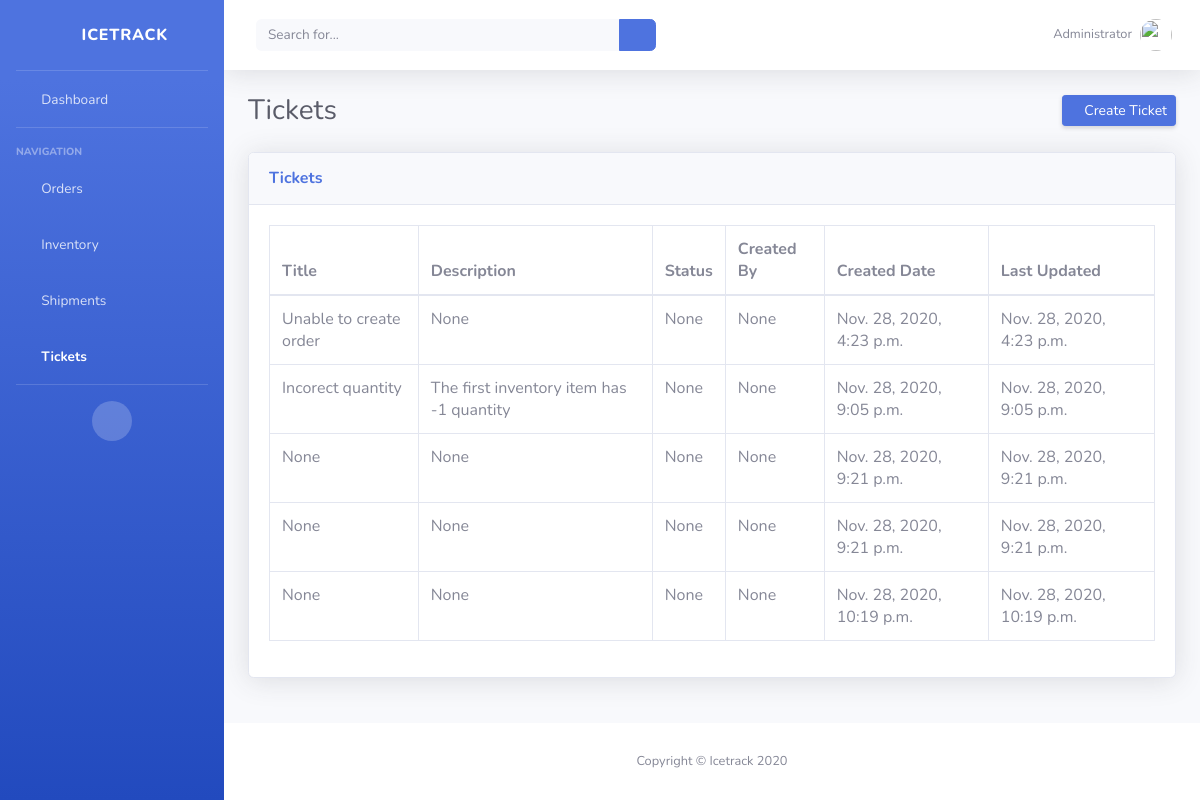
The page /tickets/ on the database as committed earlier.
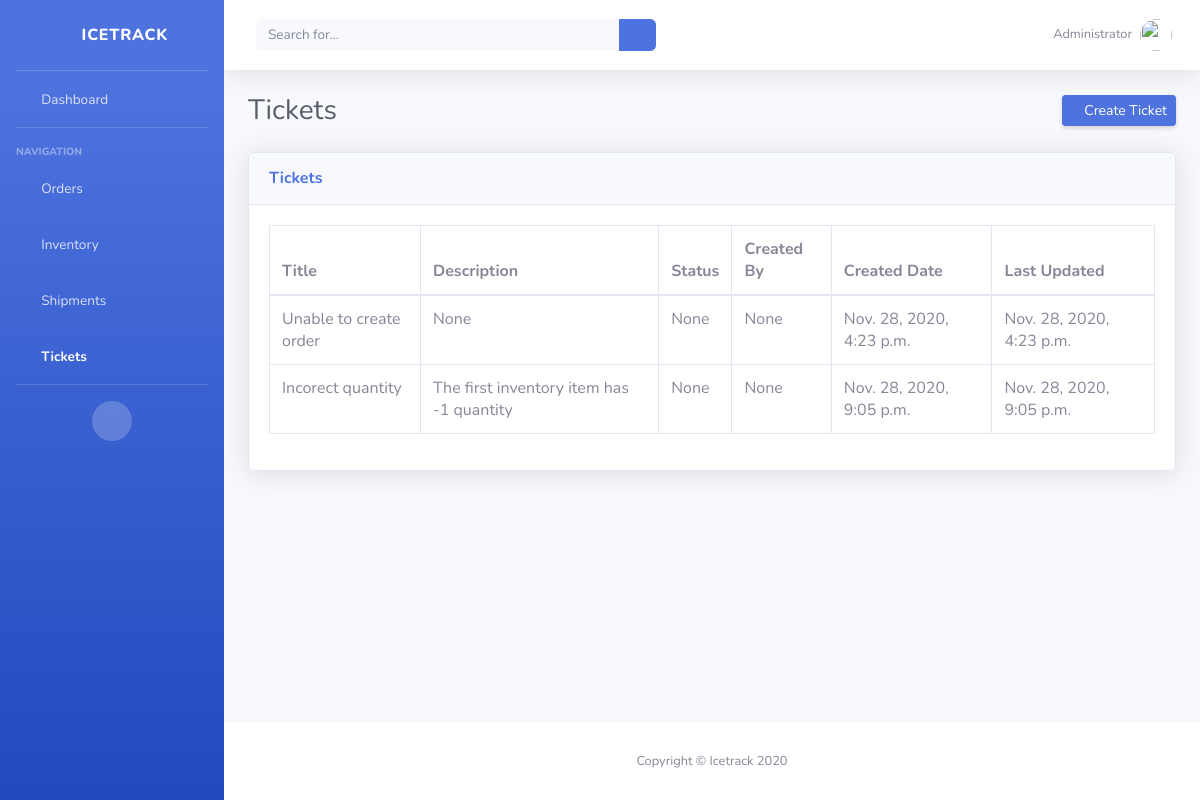
The same page on the database as committed later.
### icetrack/models.py (models this page shows, shortened)
class Ticket(models.Model):
    title = models.CharField(max_length=50, blank=True, null=True)
    description = models.CharField(max_length=50, blank=True, null=True)
    status = models.CharField(max_length=50, blank=True, null=True)
    opened_by = models.CharField(max_length=50, blank=True, null=True)
    date_opened = models.DateTimeField(auto_now_add=False, auto_now=True)
    last_updated = models.DateTimeField(auto_now_add=False, auto_now=True)
    export_to_CSV = models.BooleanField(default=False)

### icetrack/views.py (the view)
# urls.py: path('tickets/', TicketsPageView.as_view(), name="tickets"),
class TicketsPageView(ListView):
    model = Ticket
    template_name = 'tickets.html'
    context_object_name = 'all_tickets_list'

### templates/tickets.html
{% extends 'base.html' %}
{% block content%}
<div class="container-fluid">
    <div class="d-sm-flex align-items-center justify-content-between mb-4">
        <h1 class="h3 mb-0 text-gray-800">Tickets</h1>
        <a href="{% url 'create_ticket' %}" class="d-none d-sm-inline-block btn btn-sm btn-primary shadow-sm"><i class="fas fa-plus fa-sm text-white-50"></i> Create Ticket</a>
    </div>
    <div class="card shadow mb-4">
        <div class="card-header py-3">
            <h6 class="m-0 font-weight-bold text-primary">Tickets</h6>
        </div>
        <div class="card-body">
            <div class="table-responsive">
                <table class="table table-bordered" id="dataTable" width="100%" cellspacing="0">
                    <thead>
                        <tr>
                            <th>Title</th>
                            <th>Description</th>
                            <th>Status</th>
                            <th>Created By</th>
                            <th>Created Date</th>
                            <th>Last Updated</th>
                        </tr>
                    </thead>
                    <tbody>
                        {% for ticket in all_tickets_list %}
                            <tr>
                                <td>{{ ticket.title }}</td>
                                <td>{{ ticket.description }}</td>
                                <td>{{ ticket.status }}</td>
                                <td>{{ ticket.opened_by }}</td>
                                <td>{{ ticket.date_opened }}</td>
                                <td>{{ ticket.last_updated }}</td>
                            </tr>
                        {% endfor %}
                    </tbody>
                </table>
            </div>
        </div>
    </div>
</div>
{% endblock content %}

### templates/base.html (shortened to what this page needs)
{% load static %}
<head>
    <link href="{% static 'vendor/fontawesome-free/css/all.min.css' %}" rel="stylesheet" type="text/css">
    <link href="{% static 'css/sb-admin-2.min.css' %}" rel="stylesheet">
</head>
<body id="page-top">
    <div id="wrapper">
        <ul class="navbar-nav bg-gradient-primary sidebar sidebar-dark accordion" id="accordionSidebar">
            <a class="sidebar-brand d-flex align-items-center justify-content-center" href="{% url 'home' %}">
                <div class="sidebar-brand-icon rotate-n-15">
                    <i class="fas fa-ice-cream"></i>
                </div>
                <div class="sidebar-brand-text mx-3">Icetrack</div>
            </a>
            <hr class="sidebar-divider my-0">
            <li class="nav-item {% if request.path == '/' %} active {% endif %}">
                <a class="nav-link" href="{% url 'home' %}">
                    <i class="fas fa-fw fa-tachometer-alt"></i>
                    <span>Dashboard</span></a>
            </li>
            <hr class="sidebar-divider">
            <div class="sidebar-heading">
                Navigation
            </div>
            <li class="nav-item {% if 'order' in request.path %} active {% endif %}">
                <a class="nav-link" href="{% url 'orders' %}">
                    <i class="fas fa-fw fa-chart-area"></i>
                    <span>Orders</span></a>
            </li>
            <li class="nav-item {% if 'inventory' in request.path %} active {% endif %}">
                <a class="nav-link" href="{% url 'inventory' %}">
                    <i class="fas fa-fw fa-boxes"></i>
                    <span>Inventory</span></a>
            </li>
            <li class="nav-item {% if 'shipment' in request.path %} active {% endif %}">
                <a class="nav-link" href="{% url 'shipments' %}">
                    <i class="fas fa-fw fa-truck"></i>
                    <span>Shipments</span></a>
            </li>
            <li class="nav-item {% if 'ticket' in request.path %} active {% endif %}">
                <a class="nav-link" href="{% url 'tickets' %}">
                    <i class="fas fa-fw fa-table"></i>
                    <span>Tickets</span></a>
            </li>
            <hr class="sidebar-divider d-none d-md-block">
            <div class="text-center d-none d-md-inline">
                <button class="rounded-circle border-0" id="sidebarToggle"></button>
            </div>
        </ul>
        <div id="content-wrapper" class="d-flex flex-column">
            <div id="content">
                <nav class="navbar navbar-expand navbar-light bg-white topbar mb-4 static-top shadow">
                    <form
                        class="d-none d-sm-inline-block form-inline mr-auto ml-md-3 my-2 my-md-0 mw-100 navbar-search">
                        <div class="input-group">
                            <input type="text" class="form-control bg-light border-0 small" placeholder="Search for..."
                                aria-label="Search" aria-describedby="basic-addon2">
                            <div class="input-group-append">
                                <button class="btn btn-primary" type="button">
                                    <i class="fas fa-search fa-sm"></i>
                                </button>
                            </div>
                        </div>
                    </form>
                    <ul class="navbar-nav ml-auto">
                        <li class="nav-item dropdown no-arrow d-sm-none">
                        <li class="nav-item dropdown no-arrow">
                            <a class="nav-link dropdown-toggle" id="userDropdown" role="button"
                                data-toggle="dropdown" aria-haspopup="true" aria-expanded="false">
                                <span class="mr-2 d-none d-lg-inline text-gray-600 small">Administrator</span>
                                <img class="img-profile rounded-circle"
                                    src="{% static 'img/undraw_profile.svg' %}">
                            </a>
                        </li>
                    </ul>
                </nav>
                {% block content %}
                {% endblock %}
            </div>
            <footer class="sticky-footer bg-white">
                <div class="container my-auto">
                    <div class="copyright text-center my-auto">
                        <span>Copyright &copy; Icetrack 2020</span>
                    </div>
                </div>
            </footer>
        </div>
    </div>

Rows that differ between the two databases and show on the page:
removed Ticket: title "None", description "None", status "None", opened_by "None", date_opened "Nov. 28, 2020, 9:21 p.m.", last_updated "Nov. 28, 2020, 9:21 p.m."
removed Ticket: title "None", description "None", status "None", opened_by "None", date_opened "Nov. 28, 2020, 9:21 p.m.", last_updated "Nov. 28, 2020, 9:21 p.m."
removed Ticket: title "None", description "None", status "None", opened_by "None", date_opened "Nov. 28, 2020, 10:19 p.m.", last_updated "Nov. 28, 2020, 10:19 p.m."
